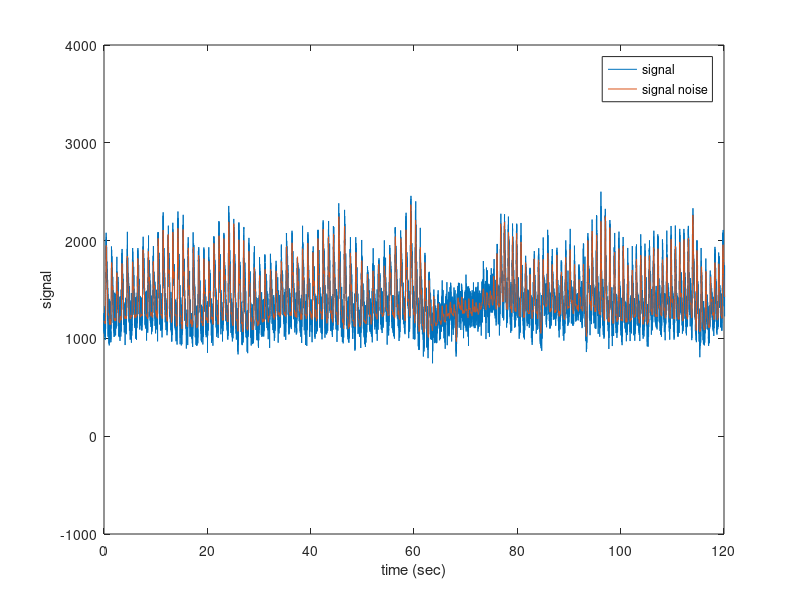

This chart was generated by the following MATLAB code: (Note: this script raises an error after producing the figure.)
% This main is using the three different methods to compare them. 
clear all
close all
clc

addpath(genpath('./functions'));
addpath(genpath('./signals'));

%% Signal and data definitions

signal = load('perfect_ppg.mat');
signal = signal.perfect_ppg;
time = load('time_perfect_ppg.mat');
time = time.time_perfect_ppg;
time = (time-time(1))*10^(-3);
Fs = 128; % sampling frequency


snr = -20;
EB_N0 = 1;
v_bbgc = 10^(-snr(EB_N0)/10);


% Generate original signal and a noisy version adding 
% a standard Gaussian white noise. 
signal_noise = signal+v_bbgc*randn(1,length(signal))';

figure, plot(time,signal_noise)
hold all
plot(time,signal), axis([0 120 -1000 4000])
xlabel('time (sec)')
ylabel('signal')
legend('signal','signal noise')
%% Kalman
[ ind_Rk, pulse_mink, pulsek ] = algo_kalman( signal_noise, Fs, Tpulse );

%% Filtre 
[ ind_Rf1, pulse_minf1, pulsef1, ind_Rf2, pulse_minf2, pulsef2 ] = algo_filtre( signal_noise, Fs, Tpulse );

%% wavelet
[ ind_Rw1, pulse_minw1, pulsew1, ind_Rw2, pulse_minw2, pulsew2, ...
ind_Rw3, pulse_minw3, pulsew3 ] = algo_wavelet( signal_noise, Fs, Tpulse );

%%

figure, plot(ind_Rf1(2:end), pulsef1/Fs); 
hold hall
plot(ind_Rf2(2:end), pulsef2/Fs)
plot(ind_Rk(2:end), pulsek/Fs)
plot(ind_Rw1(2:end), pulsew1/Fs)
plot(ind_Rw2(2:end), pulsew2/Fs)
plot(ind_Rw3(2:end), pulsew3/Fs)
legend('butter','cheby','kalman','W1','W2','W3')
title('Heart-Rate Obtention')